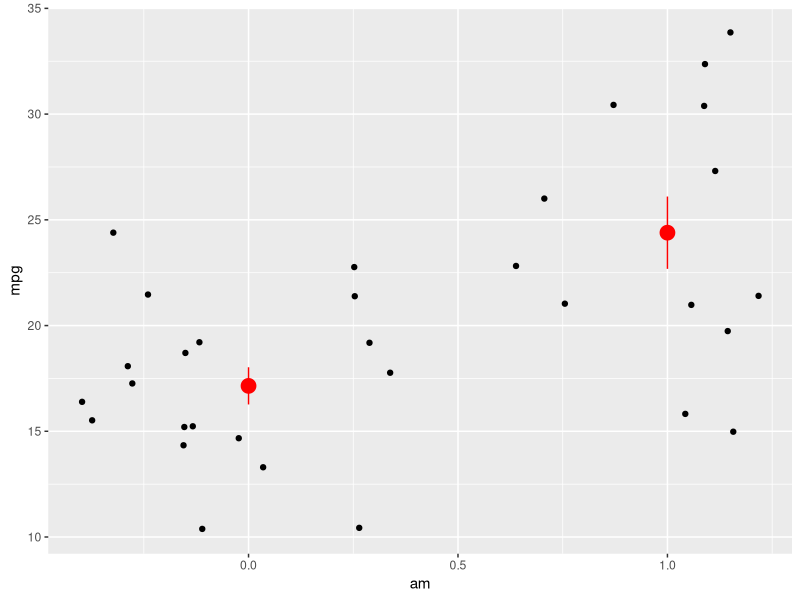

Reproduce this figure in R.
## ---- chunk 1
library(tidyverse)
## ---- chunk 2
knitr::opts_chunk$set(fig.pos = 'H',
                      fig.asp = 0.618,
                      fig.width = 4,
                      fig.cap = "", 
                      fig.path = "",
                      echo = FALSE,
                      message = FALSE,
                      fig.show = "hold")
## ---- chunk 3
data(mtcars)

ggplot(mtcars, aes(x = am, y = mpg)) +
  geom_jitter() +
  stat_summary(color = "red", size = 1)
